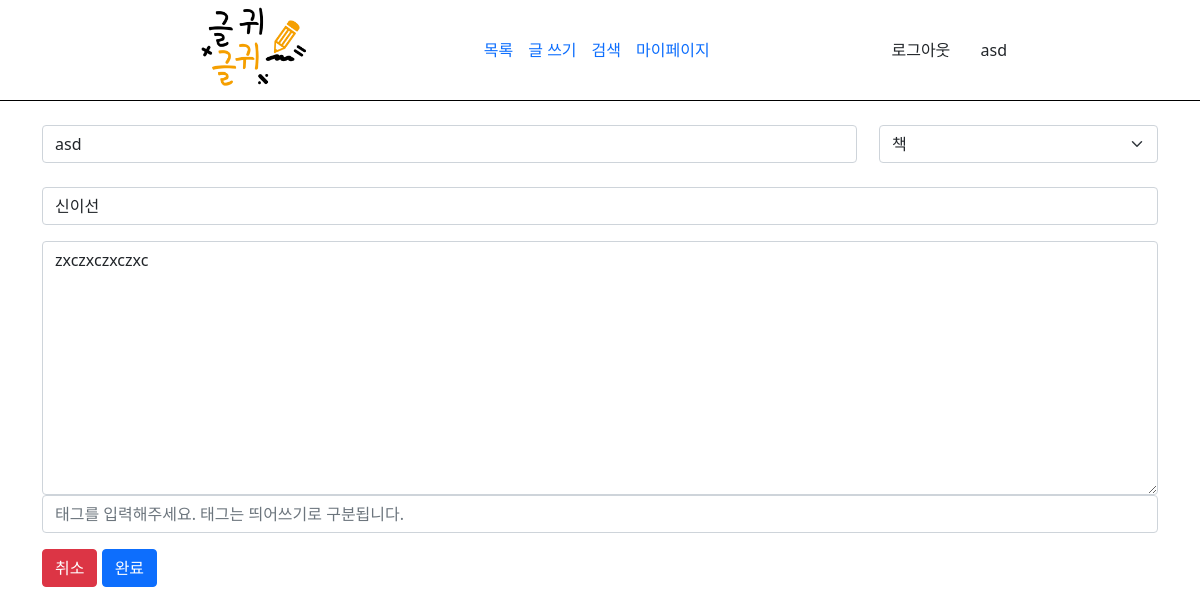
/edit?id=2 (signed in), run on the app's committed database.
### tables this page shows
CREATE TABLE `list` (
  `id` int(11) NOT NULL,
  `title` varchar(100) NOT NULL,
  `content` varchar(400) NOT NULL,
  `copy` varchar(50) NOT NULL,
  `cate` varchar(100) NOT NULL,
  `writer` varchar(50) NOT NULL,
  `writedate` datetime NOT NULL DEFAULT current_timestamp(),
  `viewcnt` int(10) NOT NULL DEFAULT 0,
  `sug` int(10) NOT NULL DEFAULT 0,
  `recnt` int(10) NOT NULL DEFAULT 0
);

### src/helper.php (called while the page is built, shortened)
<?php
    function view($page, $list = [], $list1 = [], $list2 = []) {
        require VIEW."/header.php";
        require VIEW."/$page.php";
        exit;
    }

### src/Controller/ViewController.php (called while the page is built, shortened)
<?php
    class ViewController {
        static function edit() {
            $id = $_GET['id'];
            $list = DB::fetch("SELECT * FROM list WHERE id = ?", [$id]);
            view('edit', $list);
        }
    }

### src/web.php (called while the page is built, shortened)
<?php
    Route::start();

### public/index.php (called while the page is built, shortened)
<?php
    require SRC."/helper.php";
    require SRC."/web.php";

### src/App/DB.php (called while the page is built, shortened)
<?php
    class DB {
        static $db = null;
        static function getDB() {
            if(self::$db == null) {
                self::$db = new \PDO("mysql:host=localhost; dbname=geulgwi; charset=utf8mb4", "root", "", [
                    19=>5,
                    3=>2
                ]);
            }
            return self::$db;
        }
        static function query($sql, $data = []) {
            $q = self::getDB()->prepare($sql, $data);
            $q->execute($data);
            return $q;
        }
        static function fetch($sql, $data = []) {
            return self::query($sql, $data)->fetch();
        }
    }

### src/View/edit.php (the view, shortened to what this page needs)
<header>
    <div class="box">
        <div class="logo">
            <a href="/"><img src="./resource/img/logo.png" alt="로고" title="로고"></a>
        </div>
        <nav>
            <ul style="margin: 0; padding: 0;">
                <li><a href="/list">목록</a></li>
                <li><a href="/write">글 쓰기</a></li>
                <li><a href="/search">검색</a></li>
                <li><a href="/mypage">마이페이지</a></li>
            </ul>
        </nav>
        <div class="ect">
            <?php if(isset($_SESSION['user'])) : ?>
                <a href="/logout" class="btn logout">로그아웃</a>
                <a href="/mypage" class="btn"><?= $_SESSION['user']->id ?></a>
            <?php else : ?>
                <a href="/login" class="btn login">로그인</a>
                <a href="/register" class="btn register">회원가입</a>
            <?php endif; ?>
        </div>
    </div>
</header>
<section>
    <div class="container write">
        <form action="/editok" method="post">
            <div class="top my-4">
                <div style="width: 73%;">
                    <input type="text" name="title" id="title" class="form-control" value="<?= $list->title ?>" placeholder="제목을 입력해주세요" required>
                </div>
                <div style="width: 25%;">
                    <select name="cates" id="cates" class="form-select">
                        <?php
                            $cates = array("책", "시", "음악", "영화");
                            foreach($cates as $item) {
                                if($item == $list->cate) {
                                    echo "<option value='{$item}' selected>{$item}</option>";
                                } else {
                                    echo "<option value='{$item}'>{$item}</option>";
                                }
                            }
                        ?>
                    </select>
                </div>
            </div>
            <div class='mb-3'>
                <input type="text" name="copy" id="copy" class="form-control" value="<?= $list->copy ?>" placeholder="저작권 출처를 밝혀야 합니다 (책 제목, 사이트 주소 등)" required>
            </div>
            <div class='mb-3'>
                <textarea name="content" id="content" cols="30" rows="10" class="form-control" required><?= $list->content ?></textarea>
                <input class="form-control" type="text" name="tag" id="tag" placeholder="태그를 입력해주세요. 태그는 띄어쓰기로 구분됩니다.">
            </div>
            <button class="btn btn-danger cancle">취소</button>
            <button class="btn btn-primary">완료</button>
        </form>
    </div>
</section>

### src/App/Route.php (shortened to what this page needs)
<?php
    class Route {
        static $pages = [];
        static function __callStatic($name, $arg) {
            if(strtolower($_SERVER['REQUEST_METHOD']) == $name) {
                self::$pages[] = $arg;
            }
        }
        static function start() {
            $url = explode("?", $_SERVER['REQUEST_URI'])[0];
            foreach(self::$pages as $page) {
                if($url == $page[0]) {
                    $action = explode("@", $page[1]);
                    $con = new $conName();
                    $con->{$action[1]}();
                    exit;
                }
            }
        }
    }

### public/resource/css/style.css (style rules this page uses)
* { margin: 0; padding: 0; box-sizing: border-box; }
ul, li { list-style: none; }
a, a:hover { text-decoration: none; }
header { border-bottom: 1px solid #000; }
header .box { margin: 0 auto; width: 70%; display: flex; align-items: center; justify-content: space-between; }
header .logo img { width: 150px; height: 100px; object-fit: cover; }
header ul { display: flex; }
header ul li:not(li:nth-child(5)) { margin-right: 15px; }
.write .top { display: flex; justify-content: space-between; }

### data on the page
list: title "asd", cates "책", copy "신이선", content "zxczxczxczxc"
